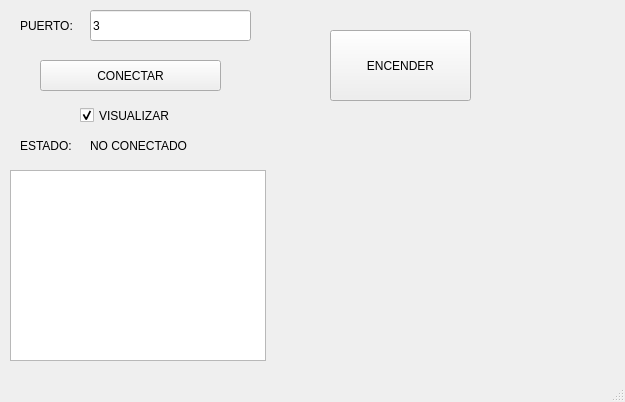
<?xml version="1.0" encoding="UTF-8"?>
<ui version="4.0">
 <class>MainWindow</class>
 <widget class="QMainWindow" name="MainWindow">
  <property name="geometry">
   <rect>
    <x>0</x>
    <y>0</y>
    <width>625</width>
    <height>402</height>
   </rect>
  </property>
  <property name="windowTitle">
   <string>MainWindow</string>
  </property>
  <widget class="QWidget" name="centralwidget">
   <widget class="QPushButton" name="btn_accion">
    <property name="geometry">
     <rect>
      <x>40</x>
      <y>60</y>
      <width>181</width>
      <height>31</height>
     </rect>
    </property>
    <property name="text">
     <string>CONECTAR</string>
    </property>
   </widget>
   <widget class="QLineEdit" name="txt_puerto">
    <property name="geometry">
     <rect>
      <x>90</x>
      <y>10</y>
      <width>161</width>
      <height>31</height>
     </rect>
    </property>
    <property name="text">
     <string>3</string>
    </property>
   </widget>
   <widget class="QLabel" name="label">
    <property name="geometry">
     <rect>
      <x>20</x>
      <y>10</y>
      <width>61</width>
      <height>31</height>
     </rect>
    </property>
    <property name="text">
     <string>PUERTO:</string>
    </property>
   </widget>
   <widget class="QLabel" name="label_2">
    <property name="geometry">
     <rect>
      <x>20</x>
      <y>130</y>
      <width>61</width>
      <height>31</height>
     </rect>
    </property>
    <property name="text">
     <string>ESTADO:</string>
    </property>
   </widget>
   <widget class="QLabel" name="txt_estado">
    <property name="geometry">
     <rect>
      <x>90</x>
      <y>130</y>
      <width>151</width>
      <height>31</height>
     </rect>
    </property>
    <property name="text">
     <string>NO CONECTADO</string>
    </property>
   </widget>
   <widget class="QListWidget" name="lw_datos">
    <property name="geometry">
     <rect>
      <x>10</x>
      <y>170</y>
      <width>256</width>
      <height>191</height>
     </rect>
    </property>
   </widget>
   <widget class="QCheckBox" name="cbx_visualizar">
    <property name="geometry">
     <rect>
      <x>80</x>
      <y>100</y>
      <width>101</width>
      <height>31</height>
     </rect>
    </property>
    <property name="text">
     <string>VISUALIZAR</string>
    </property>
    <property name="checked">
     <bool>true</bool>
    </property>
   </widget>
   <widget class="QPushButton" name="btn_controlled">
    <property name="enabled">
     <bool>true</bool>
    </property>
    <property name="geometry">
     <rect>
      <x>330</x>
      <y>30</y>
      <width>141</width>
      <height>71</height>
     </rect>
    </property>
    <property name="text">
     <string>ENCENDER</string>
    </property>
   </widget>
  </widget>
  <widget class="QMenuBar" name="menubar">
   <property name="geometry">
    <rect>
     <x>0</x>
     <y>0</y>
     <width>625</width>
     <height>21</height>
    </rect>
   </property>
  </widget>
  <widget class="QStatusBar" name="statusbar"/>
 </widget>
 <resources/>
 <connections/>
</ui>
